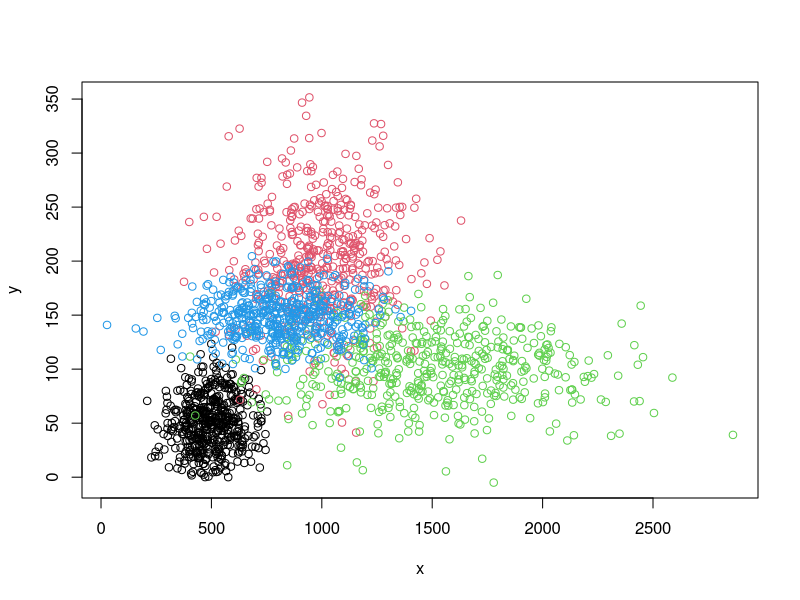
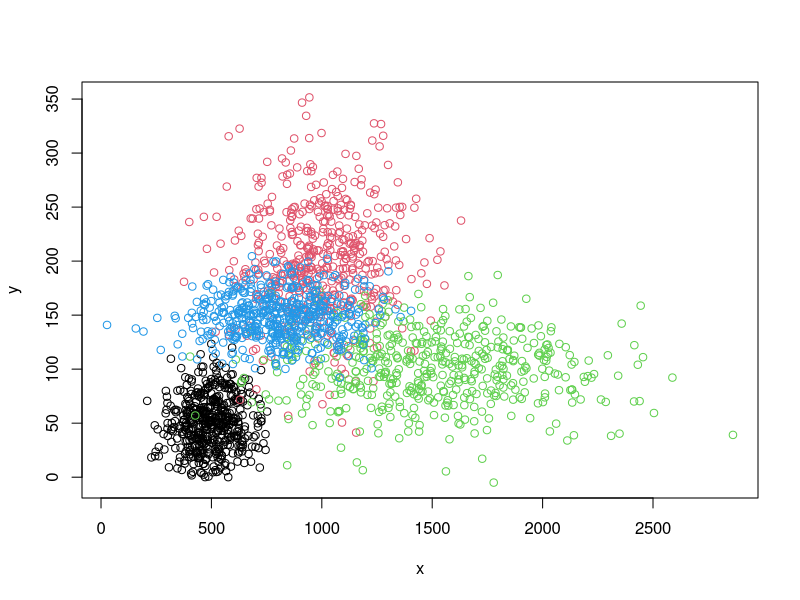

Generate these figures, in order, with R: (Note: this script raises an error after producing the figures.)
x=c(rnorm(500,500,100),rnorm(500,1000,200),rnorm(500,1500,400), rnorm(500,800,200))
y=c(abs(rnorm(500,50,25)),rnorm(500,200,50),rnorm(500,100,30), rnorm(500,150,20))
clases=as.factor(c(rep(1,500),rep(2,500),rep(3,500),rep(4,500)))
datos=data.frame(x,y,clases)
plot(x,y, data = datos, col = clases)

set.seed(1000)
testindex <- sample(1:nrow(datos),size=800)
testset <- datos[-testindex,] #prueba
trainset <- datos[testindex,] #entrenamiento

plot(x,y, data = trainset, col = clases)

####EXPERIMENTO 1####
#definion del modelo svm
svm.model <- svm(clases ~ x+y, data = trainset, cost = 100, gamma = 1)
#sumario del modelo svm
summary(svm.model)
#prediccion, la columna 5 del dataset es la que define las clases "Species"
svm.pred <- predict(svm.model, testset[,-3])
#tabla de las predicciones
t1 <- table(pred = svm.pred, true = testset[,3])
correctos <- sum(diag(t1)) / nrow(testset) *100
t1
correctos
#grafica del modelo
plot(svm.model, trainset, x ~ y)

####EXPERIMENTO 2####
#funcion tune.svm
mytunedsvm <- tune.svm(clases ~ x+y, data = trainset, gamma = 2^(-1:1), cost = 2^(2:4)) 
summary(mytunedsvm)
svm.model2 <- mytunedsvm$best.model
summary(svm.model2)
svm.pred2 <- predict(svm.model2, testset[,-3])
t2 <- table(pred = svm.pred2, true = testset[,3])
correctos2 <- sum(diag(t2)) / nrow(testset) *100
t2
correctos2
plot(svm.model2, trainset, x~y)



####EXPERIMENTO 3####
#funcion best.tune
svm.model3 <- best.tune(svm,clases ~ x + y, data = trainset) 
summary(svm.model3)
svm.pred3 <- predict(svm.model3, testset[,-3])
t3 <- table(pred = svm.pred3, true = testset[,3])
correctos3 <- sum(diag(t3)) / nrow(testset) *100
t3
correctos3
plot(svm.model3, trainset, x ~ y)

svm.model
svm.model2
svm.model3
correctos
correctos2
correctos3

####EXPERIMENTO 8####
mytunedsvm8 <- tune.svm(clases ~ x + y, data = trainset, 
                        gamma = c(0.1,0.5,1,2), cost = c(1,2,4,8,10,16,100)) 
summary(mytunedsvm8)
svm.model8 <- mytunedsvm8$best.model
summary(svm.model8)
svm.pred8 <- predict(svm.model8, testset[,-3])
t8 <- table(pred = svm.pred8, true = testset[,3])
correctos8 <- sum(diag(t8)) / nrow(testset) *100
t8
correctos8
plot(svm.model8, trainset, x ~ y)


porFila <- function(t){
  paste("1: ",t[1,1] / sum(t[,1]) * 100,"2: ",t[2,2] / sum(t[,2]) * 100,
        "3: ",t[3,3] / sum(t[,3]) * 100,"4: ",t[4,4] / sum(t[,4]) * 100)
}



nrow(subset(trainset,clases == 1))
nrow(subset(trainset,clases == 2))
nrow(subset(trainset,clases == 3))
nrow(subset(trainset,clases == 4))